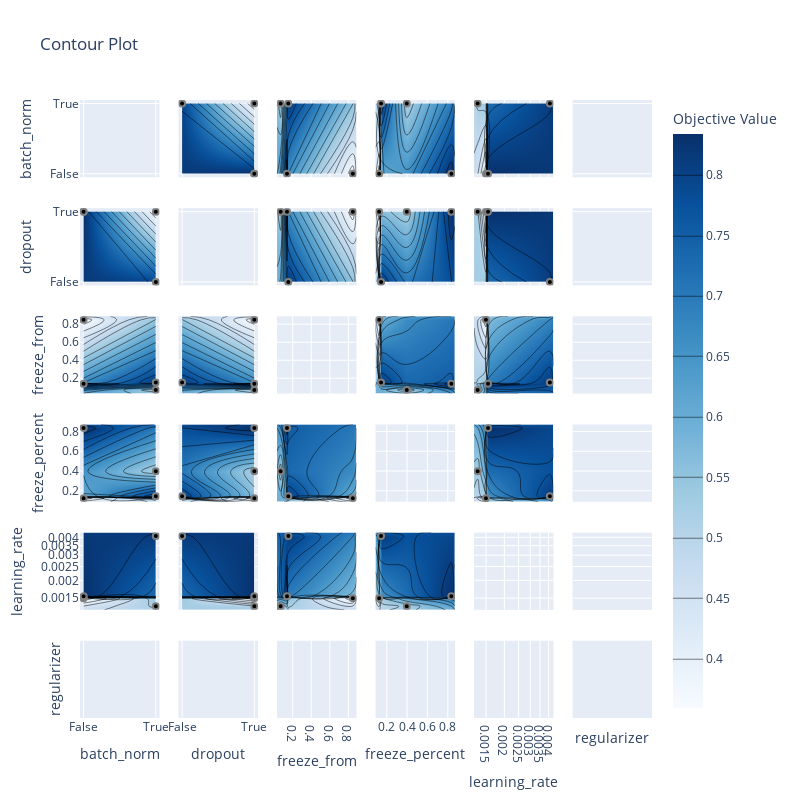

This figure's notebook cell:
### Code cell
fig = optuna.visualization.plot_contour(study, params = ['learning_rate', 'dropout', 'regularizer', 'batch_norm', 'freeze_from', 'freeze_percent'])
fig.update_layout(
    autosize=False,
    width=800,
    height=800,)
fig.write_image('./optuna-vis/contours.png')
fig

### Figure 1 — Plotly figure (JSON) as saved in the notebook; plotly's stock layout.template omitted (floating-point values rounded to 4 significant figures)
{"data": [{"type": "scatter", "xaxis": "x", "yaxis": "y"}, {"colorbar": {"title": {"text": "Objective Value"}}, "colorscale": [[0, "rgb(247,251,255)"], [0.125, "rgb(222,235,247)"], [0.25, "rgb(198,219,239)"], [0.375, "rgb(158,202,225)"], [0.5, "rgb(107,174,214)"], [0.625, "rgb(66,146,198)"], [0.75, "rgb(33,113,181)"], [0.875, "rgb(8,81,156)"], [1, "rgb(8,48,107)"]], "connectgaps": true, "contours": {"coloring": "heatmap"}, "hoverinfo": "none", "line": {"smoothing": 1.3}, "reversescale": false, "showscale": true, "type": "contour", "x": ["False", "True"], "xaxis": "x7", "y": ["False", "True"], "yaxis": "y7", "z": [[null, 0.798], [0.834, 0.3594]]}, {"marker": {"color": "black", "line": {"color": "Grey", "width": 2}}, "mode": "markers", "showlegend": false, "type": "scatter", "x": ["True", "False", "False", "True"], "xaxis": "x7", "y": ["False", "True", "True", "True"], "yaxis": "y7"}, {"colorbar": {"title": {"text": "Objective Value"}}, "colorscale": [[0, "rgb(247,251,255)"], [0.125, "rgb(222,235,247)"], [0.25, "rgb(198,219,239)"], [0.375, "rgb(158,202,225)"], [0.5, "rgb(107,174,214)"], [0.625, "rgb(66,146,198)"], [0.75, "rgb(33,113,181)"], [0.875, "rgb(8,81,156)"], [1, "rgb(8,48,107)"]], "connectgaps": true, "contours": {"coloring": "heatmap"}, "hoverinfo": "none", "line": {"smoothing": 1.3}, "reversescale": false, "showscale": false, "type": "contour", "x": ["False", "True"], "xaxis": "x13", "y": [0.03036, 0.06932, 0.138, 0.1521, 0.8486, 0.8875], "yaxis": "y13", "z": [[null, null], [null, 0.3594], [0.834, null], [null, 0.798], [0.1165, null], [null, null]]}, {"marker": {"color": "black", "line": {"color": "Grey", "width": 2}}, "mode": "markers", "showlegend": false, "type": "scatter", "x": ["True", "False", "False", "True"], "xaxis": "x13", "y": [0.1521, 0.8486, 0.138, 0.06932], "yaxis": "y13"}, {"colorbar": {"title": {"text": "Objective Value"}}, "colorscale": [[0, "rgb(247,251,255)"], [0.125, "rgb(222,235,247)"], [0.25, "rgb(198,219,239)"], [0.375, "rgb(158,202,225)"], [0.5, "rgb(107,174,214)"], [0.625, "rgb(66,146,198)"], [0.75, "rgb(33,113,181)"], [0.875, "rgb(8,81,156)"], [1, "rgb(8,48,107)"]], "connectgaps": true, "contours": {"coloring": "heatmap"}, "hoverinfo": "none", "line": {"smoothing": 1.3}, "reversescale": false, "showscale": false, "type": "contour", "x": ["False", "True"], "xaxis": "x19", "y": [0.08935, 0.1249, 0.1437, 0.3967, 0.8355, 0.871], "yaxis": "y19", "z": [[null, null], [0.1165, null], [null, 0.798], [null, 0.3594], [0.834, null], [null, null]]}, {"marker": {"color": "black", "line": {"color": "Grey", "width": 2}}, "mode": "markers", "showlegend": false, "type": "scatter", "x": ["True", "False", "False", "True"], "xaxis": "x19", "y": [0.1437, 0.1249, 0.8355, 0.3967], "yaxis": "y19"}, {"colorbar": {"title": {"text": "Objective Value"}}, "colorscale": [[0, "rgb(247,251,255)"], [0.125, "rgb(222,235,247)"], [0.25, "rgb(198,219,239)"], [0.375, "rgb(158,202,225)"], [0.5, "rgb(107,174,214)"], [0.625, "rgb(66,146,198)"], [0.75, "rgb(33,113,181)"], [0.875, "rgb(8,81,156)"], [1, "rgb(8,48,107)"]], "connectgaps": true, "contours": {"coloring": "heatmap"}, "hoverinfo": "none", "line": {"smoothing": 1.3}, "reversescale": false, "showscale": false, "type": "contour", "x": ["False", "True"], "xaxis": "x25", "y": [0.001243, 0.001315, 0.001498, 0.001547, 0.004084, 0.004322], "yaxis": "y25", "z": [[null, null], [null, 0.3594], [0.1165, null], [0.834, null], [null, 0.798], [null, null]]}, {"marker": {"color": "black", "line": {"color": "Grey", "width": 2}}, "mode": "markers", "showlegend": false, "type": "scatter", "x": ["True", "False", "False", "True"], "xaxis": "x25", "y": [0.004084, 0.001498, 0.001547, 0.001315], "yaxis": "y25"}, {"showscale": false, "type": "contour", "xaxis": "x31", "yaxis": "y31"}, {"type": "scatter", "xaxis": "x31", "yaxis": "y31"}, {"colorbar": {"title": {"text": "Objective Value"}}, "colorscale": [[0, "rgb(247,251,255)"], [0.125, "rgb(222,235,247)"], [0.25, "rgb(198,219,239)"], [0.375, "rgb(158,202,225)"], [0.5, "rgb(107,174,214)"], [0.625, "rgb(66,146,198)"], [0.75, "rgb(33,113,181)"], [0.875, "rgb(8,81,156)"], [1, "rgb(8,48,107)"]], "connectgaps": true, "contours": {"coloring": "heatmap"}, "hoverinfo": "none", "line": {"smoothing": 1.3}, "reversescale": false, "showscale": false, "type": "contour", "x": ["False", "True"], "xaxis": "x2", "y": ["False", "True"], "yaxis": "y2", "z": [[null, 0.834], [0.798, 0.3594]]}, {"marker": {"color": "black", "line": {"color": "Grey", "width": 2}}, "mode": "markers", "showlegend": false, "type": "scatter", "x": ["False", "True", "True", "True"], "xaxis": "x2", "y": ["True", "False", "False", "True"], "yaxis": "y2"}, {"type": "scatter", "xaxis": "x8", "yaxis": "y8"}, {"colorbar": {"title": {"text": "Objective Value"}}, "colorscale": [[0, "rgb(247,251,255)"], [0.125, "rgb(222,235,247)"], [0.25, "rgb(198,219,239)"], [0.375, "rgb(158,202,225)"], [0.5, "rgb(107,174,214)"], [0.625, "rgb(66,146,198)"], [0.75, "rgb(33,113,181)"], [0.875, "rgb(8,81,156)"], [1, "rgb(8,48,107)"]], "connectgaps": true, "contours": {"coloring": "heatmap"}, "hoverinfo": "none", "line": {"smoothing": 1.3}, "reversescale": false, "showscale": false, "type": "contour", "x": ["False", "True"], "xaxis": "x14", "y": [0.03036, 0.06932, 0.138, 0.1521, 0.8486, 0.8875], "yaxis": "y14", "z": [[null, null], [null, 0.3594], [null, 0.834], [0.798, null], [null, 0.1165], [null, null]]}, {"marker": {"color": "black", "line": {"color": "Grey", "width": 2}}, "mode": "markers", "showlegend": false, "type": "scatter", "x": ["False", "True", "True", "True"], "xaxis": "x14", "y": [0.1521, 0.8486, 0.138, 0.06932], "yaxis": "y14"}, {"colorbar": {"title": {"text": "Objective Value"}}, "colorscale": [[0, "rgb(247,251,255)"], [0.125, "rgb(222,235,247)"], [0.25, "rgb(198,219,239)"], [0.375, "rgb(158,202,225)"], [0.5, "rgb(107,174,214)"], [0.625, "rgb(66,146,198)"], [0.75, "rgb(33,113,181)"], [0.875, "rgb(8,81,156)"], [1, "rgb(8,48,107)"]], "connectgaps": true, "contours": {"coloring": "heatmap"}, "hoverinfo": "none", "line": {"smoothing": 1.3}, "reversescale": false, "showscale": false, "type": "contour", "x": ["False", "True"], "xaxis": "x20", "y": [0.08935, 0.1249, 0.1437, 0.3967, 0.8355, 0.871], "yaxis": "y20", "z": [[null, null], [null, 0.1165], [0.798, null], [null, 0.3594], [null, 0.834], [null, null]]}, {"marker": {"color": "black", "line": {"color": "Grey", "width": 2}}, "mode": "markers", "showlegend": false, "type": "scatter", "x": ["False", "True", "True", "True"], "xaxis": "x20", "y": [0.1437, 0.1249, 0.8355, 0.3967], "yaxis": "y20"}, {"colorbar": {"title": {"text": "Objective Value"}}, "colorscale": [[0, "rgb(247,251,255)"], [0.125, "rgb(222,235,247)"], [0.25, "rgb(198,219,239)"], [0.375, "rgb(158,202,225)"], [0.5, "rgb(107,174,214)"], [0.625, "rgb(66,146,198)"], [0.75, "rgb(33,113,181)"], [0.875, "rgb(8,81,156)"], [1, "rgb(8,48,107)"]], "connectgaps": true, "contours": {"coloring": "heatmap"}, "hoverinfo": "none", "line": {"smoothing": 1.3}, "reversescale": false, "showscale": false, "type": "contour", "x": ["False", "True"], "xaxis": "x26", "y": [0.001243, 0.001315, 0.001498, 0.001547, 0.004084, 0.004322], "yaxis": "y26", "z": [[null, null], [null, 0.3594], [null, 0.1165], [null, 0.834], [0.798, null], [null, null]]}, {"marker": {"color": "black", "line": {"color": "Grey", "width": 2}}, "mode": "markers", "showlegend": false, "type": "scatter", "x": ["False", "True", "True", "True"], "xaxis": "x26", "y": [0.004084, 0.001498, 0.001547, 0.001315], "yaxis": "y26"}, {"showscale": false, "type": "contour", "xaxis": "x32", "yaxis": "y32"}, {"type": "scatter", "xaxis": "x32", "yaxis": "y32"}, {"colorbar": {"title": {"text": "Objective Value"}}, "colorscale": [[0, "rgb(247,251,255)"], [0.125, "rgb(222,235,247)"], [0.25, "rgb(198,219,239)"], [0.375, "rgb(158,202,225)"], [0.5, "rgb(107,174,214)"], [0.625, "rgb(66,146,198)"], [0.75, "rgb(33,113,181)"], [0.875, "rgb(8,81,156)"], [1, "rgb(8,48,107)"]], "connectgaps": true, "contours": {"coloring": "heatmap"}, "hoverinfo": "none", "line": {"smoothing": 1.3}, "reversescale": false, "showscale": false, "type": "contour", "x": [0.03036, 0.06932, 0.138, 0.1521, 0.8486, 0.8875], "xaxis": "x3", "y": ["False", "True"], "yaxis": "y3", "z": [[null, null, 0.834, null, 0.1165, null], [null, 0.3594, null, 0.798, null, null]]}, {"marker": {"color": "black", "line": {"color": "Grey", "width": 2}}, "mode": "markers", "showlegend": false, "type": "scatter", "x": [0.1521, 0.8486, 0.138, 0.06932], "xaxis": "x3", "y": ["True", "False", "False", "True"], "yaxis": "y3"}, {"colorbar": {"title": {"text": "Objective Value"}}, "colorscale": [[0, "rgb(247,251,255)"], [0.125, "rgb(222,235,247)"], [0.25, "rgb(198,219,239)"], [0.375, "rgb(158,202,225)"], [0.5, "rgb(107,174,214)"], [0.625, "rgb(66,146,198)"], [0.75, "rgb(33,113,181)"], [0.875, "rgb(8,81,156)"], [1, "rgb(8,48,107)"]], "connectgaps": true, "contours": {"coloring": "heatmap"}, "hoverinfo": "none", "line": {"smoothing": 1.3}, "reversescale": false, "showscale": false, "type": "contour", "x": [0.03036, 0.06932, 0.138, 0.1521, 0.8486, 0.8875], "xaxis": "x9", "y": ["False", "True"], "yaxis": "y9", "z": [[null, null, null, 0.798, null, null], [null, 0.3594, 0.834, null, 0.1165, null]]}, {"marker": {"color": "black", "line": {"color": "Grey", "width": 2}}, "mode": "markers", "showlegend": false, "type": "scatter", "x": [0.1521, 0.8486, 0.138, 0.06932], "xaxis": "x9", "y": ["False", "True", "True", "True"], "yaxis": "y9"}, {"type": "scatter", "xaxis": "x15", "yaxis": "y15"}, {"colorbar": {"title": {"text": "Objective Value"}}, "colorscale": [[0, "rgb(247,251,255)"], [0.125, "rgb(222,235,247)"], [0.25, "rgb(198,219,239)"], [0.375, "rgb(158,202,225)"], [0.5, "rgb(107,174,214)"], [0.625, "rgb(66,146,198)"], [0.75, "rgb(33,113,181)"], [0.875, "rgb(8,81,156)"], [1, "rgb(8,48,107)"]], "connectgaps": true, "contours": {"coloring": "heatmap"}, "hoverinfo": "none", "line": {"smoothing": 1.3}, "reversescale": false, "showscale": false, "type": "contour", "x": [0.03036, 0.06932, 0.138, 0.1521, 0.8486, 0.8875], "xaxis": "x21", "y": [0.08935, 0.1249, 0.1437, 0.3967, 0.8355, 0.871], "yaxis": "y21", "z": [[null, null, null, null, null, null], [null, null, null, null, 0.1165, null], [null, null, null, 0.798, null, null], [null, 0.3594, null, null, null, null], [null, null, 0.834, null, null, null], [null, null, null, null, null, null]]}, {"marker": {"color": "black", "line": {"color": "Grey", "width": 2}}, "mode": "markers", "showlegend": false, "type": "scatter", "x": [0.1521, 0.8486, 0.138, 0.06932], "xaxis": "x21", "y": [0.1437, 0.1249, 0.8355, 0.3967], "yaxis": "y21"}, {"colorbar": {"title": {"text": "Objective Value"}}, "colorscale": [[0, "rgb(247,251,255)"], [0.125, "rgb(222,235,247)"], [0.25, "rgb(198,219,239)"], [0.375, "rgb(158,202,225)"], [0.5, "rgb(107,174,214)"], [0.625, "rgb(66,146,198)"], [0.75, "rgb(33,113,181)"], [0.875, "rgb(8,81,156)"], [1, "rgb(8,48,107)"]], "connectgaps": true, "contours": {"coloring": "heatmap"}, "hoverinfo": "none", "line": {"smoothing": 1.3}, "reversescale": false, "showscale": false, "type": "contour", "x": [0.03036, 0.06932, 0.138, 0.1521, 0.8486, 0.8875], "xaxis": "x27", "y": [0.001243, 0.001315, 0.001498, 0.001547, 0.004084, 0.004322], "yaxis": "y27", "z": [[null, null, null, null, null, null], [null, 0.3594, null, null, null, null], [null, null, null, null, 0.1165, null], [null, null, 0.834, null, null, null], [null, null, null, 0.798, null, null], [null, null, null, null, null, null]]}, {"marker": {"color": "black", "line": {"color": "Grey", "width": 2}}, "mode": "markers", "showlegend": false, "type": "scatter", "x": [0.1521, 0.8486, 0.138, 0.06932], "xaxis": "x27", "y": [0.004084, 0.001498, 0.001547, 0.001315], "yaxis": "y27"}, {"showscale": false, "type": "contour", "xaxis": "x33", "yaxis": "y33"}, {"type": "scatter", "xaxis": "x33", "yaxis": "y33"}, {"colorbar": {"title": {"text": "Objective Value"}}, "colorscale": [[0, "rgb(247,251,255)"], [0.125, "rgb(222,235,247)"], [0.25, "rgb(198,219,239)"], [0.375, "rgb(158,202,225)"], [0.5, "rgb(107,174,214)"], [0.625, "rgb(66,146,198)"], [0.75, "rgb(33,113,181)"], [0.875, "rgb(8,81,156)"], [1, "rgb(8,48,107)"]], "connectgaps": true, "contours": {"coloring": "heatmap"}, "hoverinfo": "none", "line": {"smoothing": 1.3}, "reversescale": false, "showscale": false, "type": "contour", "x": [0.08935, 0.1249, 0.1437, 0.3967, 0.8355, 0.871], "xaxis": "x4", "y": ["False", "True"], "yaxis": "y4", "z": [[null, 0.1165, null, null, 0.834, null], [null, null, 0.798, 0.3594, null, null]]}, {"marker": {"color": "black", "line": {"color": "Grey", "width": 2}}, "mode": "markers", "showlegend": false, "type": "scatter", "x": [0.1437, 0.1249, 0.8355, 0.3967], "xaxis": "x4", "y": ["True", "False", "False", "True"], "yaxis": "y4"}, {"colorbar": {"title": {"text": "Objective Value"}}, "colorscale": [[0, "rgb(247,251,255)"], [0.125, "rgb(222,235,247)"], [0.25, "rgb(198,219,239)"], [0.375, "rgb(158,202,225)"], [0.5, "rgb(107,174,214)"], [0.625, "rgb(66,146,198)"], [0.75, "rgb(33,113,181)"], [0.875, "rgb(8,81,156)"], [1, "rgb(8,48,107)"]], "connectgaps": true, "contours": {"coloring": "heatmap"}, "hoverinfo": "none", "line": {"smoothing": 1.3}, "reversescale": false, "showscale": false, "type": "contour", "x": [0.08935, 0.1249, 0.1437, 0.3967, 0.8355, 0.871], "xaxis": "x10", "y": ["False", "True"], "yaxis": "y10", "z": [[null, null, 0.798, null, null, null], [null, 0.1165, null, 0.3594, 0.834, null]]}, {"marker": {"color": "black", "line": {"color": "Grey", "width": 2}}, "mode": "markers", "showlegend": false, "type": "scatter", "x": [0.1437, 0.1249, 0.8355, 0.3967], "xaxis": "x10", "y": ["False", "True", "True", "True"], "yaxis": "y10"}, {"colorbar": {"title": {"text": "Objective Value"}}, "colorscale": [[0, "rgb(247,251,255)"], [0.125, "rgb(222,235,247)"], [0.25, "rgb(198,219,239)"], [0.375, "rgb(158,202,225)"], [0.5, "rgb(107,174,214)"], [0.625, "rgb(66,146,198)"], [0.75, "rgb(33,113,181)"], [0.875, "rgb(8,81,156)"], [1, "rgb(8,48,107)"]], "connectgaps": true, "contours": {"coloring": "heatmap"}, "hoverinfo": "none", "line": {"smoothing": 1.3}, "reversescale": false, "showscale": false, "type": "contour", "x": [0.08935, 0.1249, 0.1437, 0.3967, 0.8355, 0.871], "xaxis": "x16", "y": [0.03036, 0.06932, 0.138, 0.1521, 0.8486, 0.8875], "yaxis": "y16", "z": [[null, null, null, null, null, null], [null, null, null, 0.3594, null, null], [null, null, null, null, 0.834, null], [null, null, 0.798, null, null, null], [null, 0.1165, null, null, null, null], [null, null, null, null, null, null]]}, {"marker": {"color": "black", "line": {"color": "Grey", "width": 2}}, "mode": "markers", "showlegend": false, "type": "scatter", "x": [0.1437, 0.1249, 0.8355, 0.3967], "xaxis": "x16", "y": [0.1521, 0.8486, 0.138, 0.06932], "yaxis": "y16"}, {"type": "scatter", "xaxis": "x22", "yaxis": "y22"}, {"colorbar": {"title": {"text": "Objective Value"}}, "colorscale": [[0, "rgb(247,251,255)"], [0.125, "rgb(222,235,247)"], [0.25, "rgb(198,219,239)"], [0.375, "rgb(158,202,225)"], [0.5, "rgb(107,174,214)"], [0.625, "rgb(66,146,198)"], [0.75, "rgb(33,113,181)"], [0.875, "rgb(8,81,156)"], [1, "rgb(8,48,107)"]], "connectgaps": true, "contours": {"coloring": "heatmap"}, "hoverinfo": "none", "line": {"smoothing": 1.3}, "reversescale": false, "showscale": false, "type": "contour", "x": [0.08935, 0.1249, 0.1437, 0.3967, 0.8355, 0.871], "xaxis": "x28", "y": [0.001243, 0.001315, 0.001498, 0.001547, 0.004084, 0.004322], "yaxis": "y28", "z": [[null, null, null, null, null, null], [null, null, null, 0.3594, null, null], [null, 0.1165, null, null, null, null], [null, null, null, null, 0.834, null], [null, null, 0.798, null, null, null], [null, null, null, null, null, null]]}, {"marker": {"color": "black", "line": {"color": "Grey", "width": 2}}, "mode": "markers", "showlegend": false, "type": "scatter", "x": [0.1437, 0.1249, 0.8355, 0.3967], "xaxis": "x28", "y": [0.004084, 0.001498, 0.001547, 0.001315], "yaxis": "y28"}, {"showscale": false, "type": "contour", "xaxis": "x34", "yaxis": "y34"}, {"type": "scatter", "xaxis": "x34", "yaxis": "y34"}, {"colorbar": {"title": {"text": "Objective Value"}}, "colorscale": [[0, "rgb(247,251,255)"], [0.125, "rgb(222,235,247)"], [0.25, "rgb(198,219,239)"], [0.375, "rgb(158,202,225)"], [0.5, "rgb(107,174,214)"], [0.625, "rgb(66,146,198)"], [0.75, "rgb(33,113,181)"], [0.875, "rgb(8,81,156)"], [1, "rgb(8,48,107)"]], "connectgaps": true, "contours": {"coloring": "heatmap"}, "hoverinfo": "none", "line": {"smoothing": 1.3}, "reversescale": false, "showscale": false, "type": "contour", "x": [0.001243, 0.001315, 0.001498, 0.001547, 0.004084, 0.004322], "xaxis": "x5", "y": ["False", "True"], "yaxis": "y5", "z": [[null, null, 0.1165, 0.834, null, null], [null, 0.3594, null, null, 0.798, null]]}, {"marker": {"color": "black", "line": {"color": "Grey", "width": 2}}, "mode": "markers", "showlegend": false, "type": "scatter", "x": [0.004084, 0.001498, 0.001547, 0.001315], "xaxis": "x5", "y": ["True", "False", "False", "True"], "yaxis": "y5"}, {"colorbar": {"title": {"text": "Objective Value"}}, "colorscale": [[0, "rgb(247,251,255)"], [0.125, "rgb(222,235,247)"], [0.25, "rgb(198,219,239)"], [0.375, "rgb(158,202,225)"], [0.5, "rgb(107,174,214)"], [0.625, "rgb(66,146,198)"], [0.75, "rgb(33,113,181)"], [0.875, "rgb(8,81,156)"], [1, "rgb(8,48,107)"]], "connectgaps": true, "contours": {"coloring": "heatmap"}, "hoverinfo": "none", "line": {"smoothing": 1.3}, "reversescale": false, "showscale": false, "type": "contour", "x": [0.001243, 0.001315, 0.001498, 0.001547, 0.004084, 0.004322], "xaxis": "x11", "y": ["False", "True"], "yaxis": "y11", "z": [[null, null, null, null, 0.798, null], [null, 0.3594, 0.1165, 0.834, null, null]]}, {"marker": {"color": "black", "line": {"color": "Grey", "width": 2}}, "mode": "markers", "showlegend": false, "type": "scatter", "x": [0.004084, 0.001498, 0.001547, 0.001315], "xaxis": "x11", "y": ["False", "True", "True", "True"], "yaxis": "y11"}, {"colorbar": {"title": {"text": "Objective Value"}}, "colorscale": [[0, "rgb(247,251,255)"], [0.125, "rgb(222,235,247)"], [0.25, "rgb(198,219,239)"], [0.375, "rgb(158,202,225)"], [0.5, "rgb(107,174,214)"], [0.625, "rgb(66,146,198)"], [0.75, "rgb(33,113,181)"], [0.875, "rgb(8,81,156)"], [1, "rgb(8,48,107)"]], "connectgaps": true, "contours": {"coloring": "heatmap"}, "hoverinfo": "none", "line": {"smoothing": 1.3}, "reversescale": false, "showscale": false, "type": "contour", "x": [0.001243, 0.001315, 0.001498, 0.001547, 0.004084, 0.004322], "xaxis": "x17", "y": [0.03036, 0.06932, 0.138, 0.1521, 0.8486, 0.8875], "yaxis": "y17", "z": [[null, null, null, null, null, null], [null, 0.3594, null, null, null, null], [null, null, null, 0.834, null, null], [null, null, null, null, 0.798, null], [null, null, 0.1165, null, null, null], [null, null, null, null, null, null]]}, {"marker": {"color": "black", "line": {"color": "Grey", "width": 2}}, "mode": "markers", "showlegend": false, "type": "scatter", "x": [0.004084, 0.001498, 0.001547, 0.001315], "xaxis": "x17", "y": [0.1521, 0.8486, 0.138, 0.06932], "yaxis": "y17"}, {"colorbar": {"title": {"text": "Objective Value"}}, "colorscale": [[0, "rgb(247,251,255)"], [0.125, "rgb(222,235,247)"], [0.25, "rgb(198,219,239)"], [0.375, "rgb(158,202,225)"], [0.5, "rgb(107,174,214)"], [0.625, "rgb(66,146,198)"], [0.75, "rgb(33,113,181)"], [0.875, "rgb(8,81,156)"], [1, "rgb(8,48,107)"]], "connectgaps": true, "contours": {"coloring": "heatmap"}, "hoverinfo": "none", "line": {"smoothing": 1.3}, "reversescale": false, "showscale": false, "type": "contour", "x": [0.001243, 0.001315, 0.001498, 0.001547, 0.004084, 0.004322], "xaxis": "x23", "y": [0.08935, 0.1249, 0.1437, 0.3967, 0.8355, 0.871], "yaxis": "y23", "z": [[null, null, null, null, null, null], [null, null, 0.1165, null, null, null], [null, null, null, null, 0.798, null], [null, 0.3594, null, null, null, null], [null, null, null, 0.834, null, null], [null, null, null, null, null, null]]}, {"marker": {"color": "black", "line": {"color": "Grey", "width": 2}}, "mode": "markers", "showlegend": false, "type": "scatter", "x": [0.004084, 0.001498, 0.001547, 0.001315], "xaxis": "x23", "y": [0.1437, 0.1249, 0.8355, 0.3967], "yaxis": "y23"}, {"type": "scatter", "xaxis": "x29", "yaxis": "y29"}, {"showscale": false, "type": "contour", "xaxis": "x35", "yaxis": "y35"}, {"type": "scatter", "xaxis": "x35", "yaxis": "y35"}, {"showscale": false, "type": "contour", "xaxis": "x6", "yaxis": "y6"}, {"type": "scatter", "xaxis": "x6", "yaxis": "y6"}, {"showscale": false, "type": "contour", "xaxis": "x12", "yaxis": "y12"}, {"type": "scatter", "xaxis": "x12", "yaxis": "y12"}, {"showscale": false, "type": "contour", "xaxis": "x18", "yaxis": "y18"}, {"type": "scatter", "xaxis": "x18", "yaxis": "y18"}, {"showscale": false, "type": "contour", "xaxis": "x24", "yaxis": "y24"}, {"type": "scatter", "xaxis": "x24", "yaxis": "y24"}, {"showscale": false, "type": "contour", "xaxis": "x30", "yaxis": "y30"}, {"type": "scatter", "xaxis": "x30", "yaxis": "y30"}, {"type": "scatter", "xaxis": "x36", "yaxis": "y36"}], "layout": {"autosize": false, "height": 800, "title": {"text": "Contour Plot"}, "width": 800, "xaxis": {"anchor": "y", "domain": [0, 0.1389], "matches": "x31", "range": [-0.05, 1.05], "showticklabels": false, "type": "category"}, "xaxis10": {"anchor": "y10", "domain": [0.5167, 0.6556], "matches": "x34", "range": [0.08935, 0.871], "showticklabels": false}, "xaxis11": {"anchor": "y11", "domain": [0.6889, 0.8278], "matches": "x35", "range": [-2.906, -2.364], "showticklabels": false, "type": "log"}, "xaxis12": {"anchor": "y12", "domain": [0.8611, 1], "matches": "x36", "range": [0, 0], "showticklabels": false, "type": "category"}, "xaxis13": {"anchor": "y13", "domain": [0, 0.1389], "matches": "x31", "range": [-0.05, 1.05], "showticklabels": false, "type": "category"}, "xaxis14": {"anchor": "y14", "domain": [0.1722, 0.3111], "matches": "x32", "range": [-0.05, 1.05], "showticklabels": false, "type": "category"}, "xaxis15": {"anchor": "y15", "domain": [0.3444, 0.4833], "matches": "x33", "range": [0.03036, 0.8875], "showticklabels": false}, "xaxis16": {"anchor": "y16", "domain": [0.5167, 0.6556], "matches": "x34", "range": [0.08935, 0.871], "showticklabels": false}, "xaxis17": {"anchor": "y17", "domain": [0.6889, 0.8278], "matches": "x35", "range": [-2.906, -2.364], "showticklabels": false, "type": "log"}, "xaxis18": {"anchor": "y18", "domain": [0.8611, 1], "matches": "x36", "range": [0, 0], "showticklabels": false, "type": "category"}, "xaxis19": {"anchor": "y19", "domain": [0, 0.1389], "matches": "x31", "range": [-0.05, 1.05], "showticklabels": false, "type": "category"}, "xaxis2": {"anchor": "y2", "domain": [0.1722, 0.3111], "matches": "x32", "range": [-0.05, 1.05], "showticklabels": false, "type": "category"}, "xaxis20": {"anchor": "y20", "domain": [0.1722, 0.3111], "matches": "x32", "range": [-0.05, 1.05], "showticklabels": false, "type": "category"}, "xaxis21": {"anchor": "y21", "domain": [0.3444, 0.4833], "matches": "x33", "range": [0.03036, 0.8875], "showticklabels": false}, "xaxis22": {"anchor": "y22", "domain": [0.5167, 0.6556], "matches": "x34", "range": [0.08935, 0.871], "showticklabels": false}, "xaxis23": {"anchor": "y23", "domain": [0.6889, 0.8278], "matches": "x35", "range": [-2.906, -2.364], "showticklabels": false, "type": "log"}, "xaxis24": {"anchor": "y24", "domain": [0.8611, 1], "matches": "x36", "range": [0, 0], "showticklabels": false, "type": "category"}, "xaxis25": {"anchor": "y25", "domain": [0, 0.1389], "matches": "x31", "range": [-0.05, 1.05], "showticklabels": false, "type": "category"}, "xaxis26": {"anchor": "y26", "domain": [0.1722, 0.3111], "matches": "x32", "range": [-0.05, 1.05], "showticklabels": false, "type": "category"}, "xaxis27": {"anchor": "y27", "domain": [0.3444, 0.4833], "matches": "x33", "range": [0.03036, 0.8875], "showticklabels": false}, "xaxis28": {"anchor": "y28", "domain": [0.5167, 0.6556], "matches": "x34", "range": [0.08935, 0.871], "showticklabels": false}, "xaxis29": {"anchor": "y29", "domain": [0.6889, 0.8278], "matches": "x35", "range": [-2.906, -2.364], "showticklabels": false, "type": "log"}, "xaxis3": {"anchor": "y3", "domain": [0.3444, 0.4833], "matches": "x33", "range": [0.03036, 0.8875], "showticklabels": false}, "xaxis30": {"anchor": "y30", "domain": [0.8611, 1], "matches": "x36", "range": [0, 0], "showticklabels": false, "type": "category"}, "xaxis31": {"anchor": "y31", "domain": [0, 0.1389], "range": [-0.05, 1.05], "title": {"text": "batch_norm"}, "type": "category"}, "xaxis32": {"anchor": "y32", "domain": [0.1722, 0.3111], "range": [-0.05, 1.05], "title": {"text": "dropout"}, "type": "category"}, "xaxis33": {"anchor": "y33", "domain": [0.3444, 0.4833], "range": [0.03036, 0.8875], "title": {"text": "freeze_from"}}, "xaxis34": {"anchor": "y34", "domain": [0.5167, 0.6556], "range": [0.08935, 0.871], "title": {"text": "freeze_percent"}}, "xaxis35": {"anchor": "y35", "domain": [0.6889, 0.8278], "range": [-2.906, -2.364], "title": {"text": "learning_rate"}, "type": "log"}, "xaxis36": {"anchor": "y36", "domain": [0.8611, 1], "range": [0, 0], "title": {"text": "regularizer"}, "type": "category"}, "xaxis4": {"anchor": "y4", "domain": [0.5167, 0.6556], "matches": "x34", "range": [0.08935, 0.871], "showticklabels": false}, "xaxis5": {"anchor": "y5", "domain": [0.6889, 0.8278], "matches": "x35", "range": [-2.906, -2.364], "showticklabels": false, "type": "log"}, "xaxis6": {"anchor": "y6", "domain": [0.8611, 1], "matches": "x36", "range": [0, 0], "showticklabels": false, "type": "category"}, "xaxis7": {"anchor": "y7", "domain": [0, 0.1389], "matches": "x31", "range": [-0.05, 1.05], "showticklabels": false, "type": "category"}, "xaxis8": {"anchor": "y8", "domain": [0.1722, 0.3111], "matches": "x32", "range": [-0.05, 1.05], "showticklabels": false, "type": "category"}, "xaxis9": {"anchor": "y9", "domain": [0.3444, 0.4833], "matches": "x33", "range": [0.03036, 0.8875], "showticklabels": false}, "yaxis": {"anchor": "x", "domain": [0.875, 1], "range": [-0.05, 1.05], "title": {"text": "batch_norm"}, "type": "category"}, "yaxis10": {"anchor": "x10", "domain": [0.7, 0.825], "matches": "y7", "range": [-0.05, 1.05], "showticklabels": false, "type": "category"}, "yaxis11": {"anchor": "x11", "domain": [0.7, 0.825], "matches": "y7", "range": [-0.05, 1.05], "showticklabels": false, "type": "category"}, "yaxis12": {"anchor": "x12", "domain": [0.7, 0.825], "matches": "y7", "range": [-0.05, 1.05], "showticklabels": false, "type": "category"}, "yaxis13": {"anchor": "x13", "domain": [0.525, 0.65], "range": [0.03036, 0.8875], "title": {"text": "freeze_from"}}, "yaxis14": {"anchor": "x14", "domain": [0.525, 0.65], "matches": "y13", "range": [0.03036, 0.8875], "showticklabels": false}, "yaxis15": {"anchor": "x15", "domain": [0.525, 0.65], "matches": "y13", "range": [0.03036, 0.8875], "showticklabels": false}, "yaxis16": {"anchor": "x16", "domain": [0.525, 0.65], "matches": "y13", "range": [0.03036, 0.8875], "showticklabels": false}, "yaxis17": {"anchor": "x17", "domain": [0.525, 0.65], "matches": "y13", "range": [0.03036, 0.8875], "showticklabels": false}, "yaxis18": {"anchor": "x18", "domain": [0.525, 0.65], "matches": "y13", "range": [0.03036, 0.8875], "showticklabels": false}, "yaxis19": {"anchor": "x19", "domain": [0.35, 0.475], "range": [0.08935, 0.871], "title": {"text": "freeze_percent"}}, "yaxis2": {"anchor": "x2", "domain": [0.875, 1], "matches": "y", "range": [-0.05, 1.05], "showticklabels": false, "type": "category"}, "yaxis20": {"anchor": "x20", "domain": [0.35, 0.475], "matches": "y19", "range": [0.08935, 0.871], "showticklabels": false}, "yaxis21": {"anchor": "x21", "domain": [0.35, 0.475], "matches": "y19", "range": [0.08935, 0.871], "showticklabels": false}, "yaxis22": {"anchor": "x22", "domain": [0.35, 0.475], "matches": "y19", "range": [0.08935, 0.871], "showticklabels": false}, "yaxis23": {"anchor": "x23", "domain": [0.35, 0.475], "matches": "y19", "range": [0.08935, 0.871], "showticklabels": false}, "yaxis24": {"anchor": "x24", "domain": [0.35, 0.475], "matches": "y19", "range": [0.08935, 0.871], "showticklabels": false}, "yaxis25": {"anchor": "x25", "domain": [0.175, 0.3], "range": [-2.906, -2.364], "title": {"text": "learning_rate"}, "type": "log"}, "yaxis26": {"anchor": "x26", "domain": [0.175, 0.3], "matches": "y25", "range": [-2.906, -2.364], "showticklabels": false, "type": "log"}, "yaxis27": {"anchor": "x27", "domain": [0.175, 0.3], "matches": "y25", "range": [-2.906, -2.364], "showticklabels": false, "type": "log"}, "yaxis28": {"anchor": "x28", "domain": [0.175, 0.3], "matches": "y25", "range": [-2.906, -2.364], "showticklabels": false, "type": "log"}, "yaxis29": {"anchor": "x29", "domain": [0.175, 0.3], "matches": "y25", "range": [-2.906, -2.364], "showticklabels": false, "type": "log"}, "yaxis3": {"anchor": "x3", "domain": [0.875, 1], "matches": "y", "range": [-0.05, 1.05], "showticklabels": false, "type": "category"}, "yaxis30": {"anchor": "x30", "domain": [0.175, 0.3], "matches": "y25", "range": [-2.906, -2.364], "showticklabels": false, "type": "log"}, "yaxis31": {"anchor": "x31", "domain": [0, 0.125], "range": [0, 0], "title": {"text": "regularizer"}, "type": "category"}, "yaxis32": {"anchor": "x32", "domain": [0, 0.125], "matches": "y31", "range": [0, 0], "showticklabels": false, "type": "category"}, "yaxis33": {"anchor": "x33", "domain": [0, 0.125], "matches": "y31", "range": [0, 0], "showticklabels": false, "type": "category"}, "yaxis34": {"anchor": "x34", "domain": [0, 0.125], "matches": "y31", "range": [0, 0], "showticklabels": false, "type": "category"}, "yaxis35": {"anchor": "x35", "domain": [0, 0.125], "matches": "y31", "range": [0, 0], "showticklabels": false, "type": "category"}, "yaxis36": {"anchor": "x36", "domain": [0, 0.125], "matches": "y31", "range": [0, 0], "showticklabels": false, "type": "category"}, "yaxis4": {"anchor": "x4", "domain": [0.875, 1], "matches": "y", "range": [-0.05, 1.05], "showticklabels": false, "type": "category"}, "yaxis5": {"anchor": "x5", "domain": [0.875, 1], "matches": "y", "range": [-0.05, 1.05], "showticklabels": false, "type": "category"}, "yaxis6": {"anchor": "x6", "domain": [0.875, 1], "matches": "y", "range": [-0.05, 1.05], "showticklabels": false, "type": "category"}, "yaxis7": {"anchor": "x7", "domain": [0.7, 0.825], "range": [-0.05, 1.05], "title": {"text": "dropout"}, "type": "category"}, "yaxis8": {"anchor": "x8", "domain": [0.7, 0.825], "matches": "y7", "range": [-0.05, 1.05], "showticklabels": false, "type": "category"}, "yaxis9": {"anchor": "x9", "domain": [0.7, 0.825], "matches": "y7", "range": [-0.05, 1.05], "showticklabels": false, "type": "category"}}}
